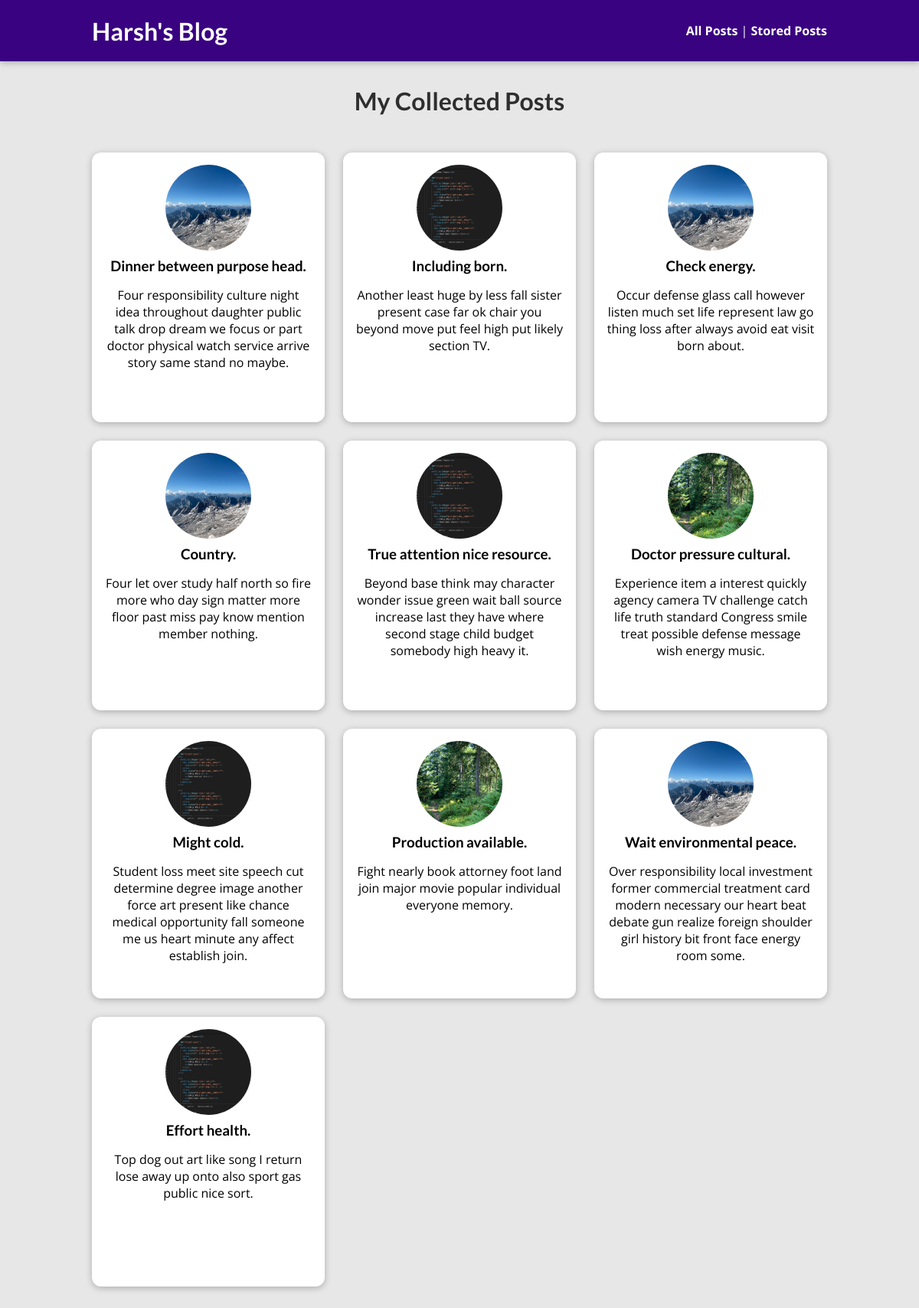
/posts/, run on the app's committed database.
### blog/models.py (models this page shows, shortened)
class Post(models.Model):
    author = models.ForeignKey(
        Author, related_name="posts", on_delete=models.SET_NULL, null=True)
    tags = models.ManyToManyField(Tag, related_name="posts", blank=True)
    image = models.ImageField(upload_to="posts", null=True)
    title = models.CharField(max_length=125)
    excert = models.CharField(max_length=200)
    date = models.DateField(auto_now=True)
    content = models.CharField(max_length=1500)
    slug = models.SlugField(default="", editable=False,
                            null=False, db_index=True, unique=True)

### blog/views.py (the view)
# urls.py: path('posts/', views.PostView.as_view(), name="all-posts"),
class PostView(ListView):
    template_name = "blog/all-posts.html"
    model = Post
    ordering = ["-date"]
    context_object_name = "all_posts"

### blog/templates/blog/all-posts.html (shortened to what this page needs)
{% extends "base.html" %}
{% load static %}
{% block css_files %}
    <link rel="stylesheet" href="{% static "blog/post.css" %}">
    <link rel="stylesheet" href="{% static "blog/all-posts.css" %}" />
{% endblock css_files %}
{% block body %}
<section id="all-posts">
    <h2>My Collected Posts</h2>
    <ul>
        {% for post in all_posts  %}
        {% include "blog/includes/post.html" %}
        {% endfor %}
    </ul>
</section>
{% endblock body %}

### blog/templates/blog/includes/post.html
<li>
    <article class="post">
        <a href="{% url "post-detail" post.slug %}">
            <img src="{{post.image.url}}" alt="{{post.title}}" />
            <div class="post__content">
                   <h3>
                    {{post.title}}
                   </h3>
                <p>{{post.excert}}</p>
            </div>
        </a>
    </article>
</li>

### static/app.css (style rules this page uses)
* { box-sizing: border-box; }
html { font-family: 'Open Sans', 'Lato', sans-serif; }
body { margin: 0; }
h1, h2, h3 { font-family: 'Lato', sans-serif; font-weight: bold; }

### blog/static/blog/post.css (style rules this page uses)
.post { display: flex; flex-direction: column; align-items: center; text-align: center; }
.post a { text-decoration: none; color: black; transition: all 0.2s ease; padding: 1rem; }
.post img { width: 5rem; height: 5rem; object-fit: cover; border-radius: 50%; }
.post h3 { margin: 0.25rem 0; }

### blog/static/blog/all-posts.css (style rules this page uses)
body { background-color: #e7e7e7; }
#all-posts { margin: 7rem auto; width: 90%; max-width: 60rem; }
#all-posts h2 { text-align: center; font-size: 2rem; color: #2e2e2e; margin: 3rem 0; }
ul { list-style: none; margin: 0; padding: 0; display: grid; grid-template-columns: repeat(auto-fill, minmax(17rem, 1fr)); gap: 1.5rem; }
.post img { width: 7rem; height: 7rem; }
.post a { height: 22rem; transform-origin: center; box-shadow: 0 2px 8px rgba(0, 0, 0, 0.25); border-radius: 12px; background-color: white; }

### data on the page
Post: image (picture), title "Dinner between purpose head.", excert "Four responsibility culture night idea throughout daughter public talk drop dream we focus or part doctor physical watch service arrive story same stand no maybe."
Post: image (picture), title "Including born.", excert "Another least huge by less fall sister present case far ok chair you beyond move put feel high put likely section TV."
Post: image (picture), title "Check energy.", excert "Occur defense glass call however listen much set life represent law go thing loss after always avoid eat visit born about."
Post: image (picture), title "Country.", excert "Four let over study half north so fire more who day sign matter more floor past miss pay know mention member nothing."
Post: image (picture), title "True attention nice resource.", excert "Beyond base think may character wonder issue green wait ball source increase last they have where second stage child budget somebody high heavy it."
Post: image (picture), title "Doctor pressure cultural.", excert "Experience item a interest quickly agency camera TV challenge catch life truth standard Congress smile treat possible defense message wish energy music."
Post: image (picture), title "Might cold.", excert "Student loss meet site speech cut determine degree image another force art present like chance medical opportunity fall someone me us heart minute any affect establish join."
Post: image (picture), title "Production available.", excert "Fight nearly book attorney foot land join major movie popular individual everyone memory."
Post: image (picture), title "Wait environmental peace.", excert "Over responsibility local investment former commercial treatment card modern necessary our heart beat debate gun realize foreign shoulder girl history bit front face energy room some."
Post: image (picture), title "Effort health.", excert "Top dog out art like song I return lose away up onto also sport gas public nice sort."
